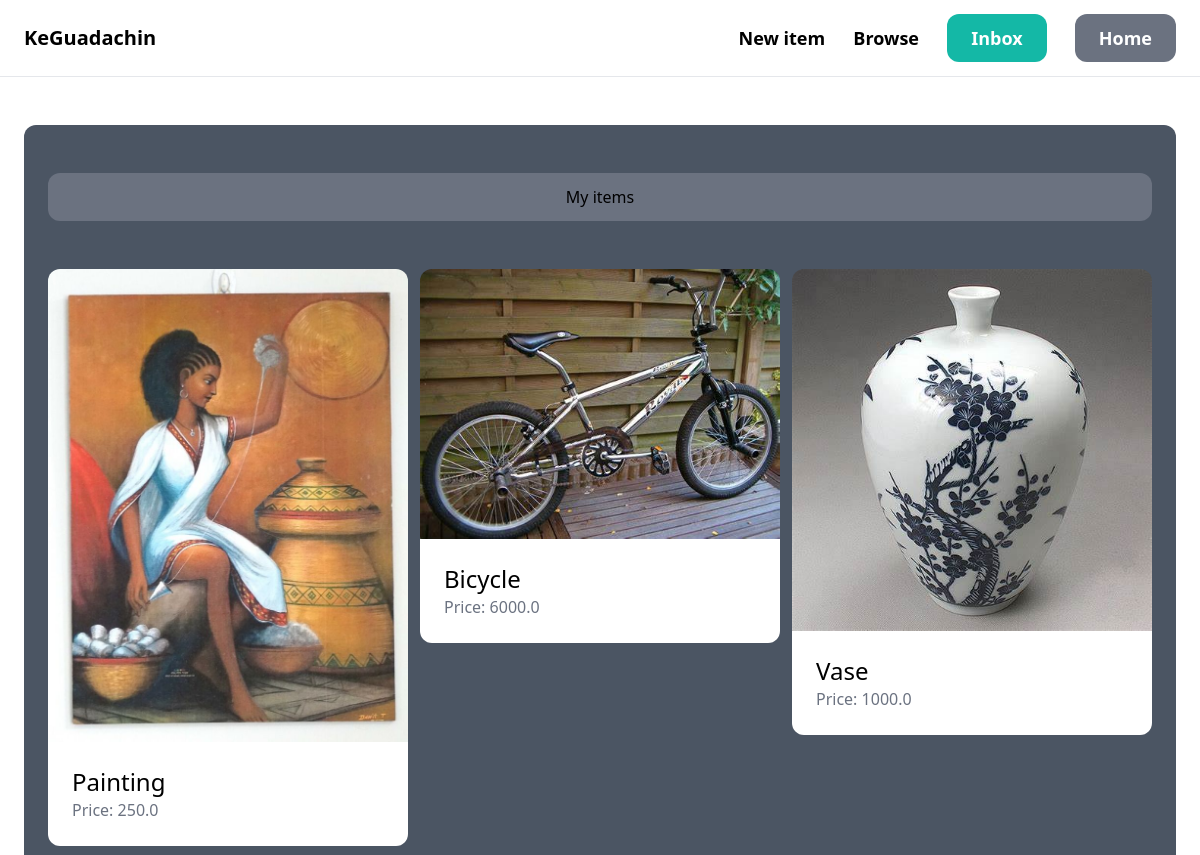
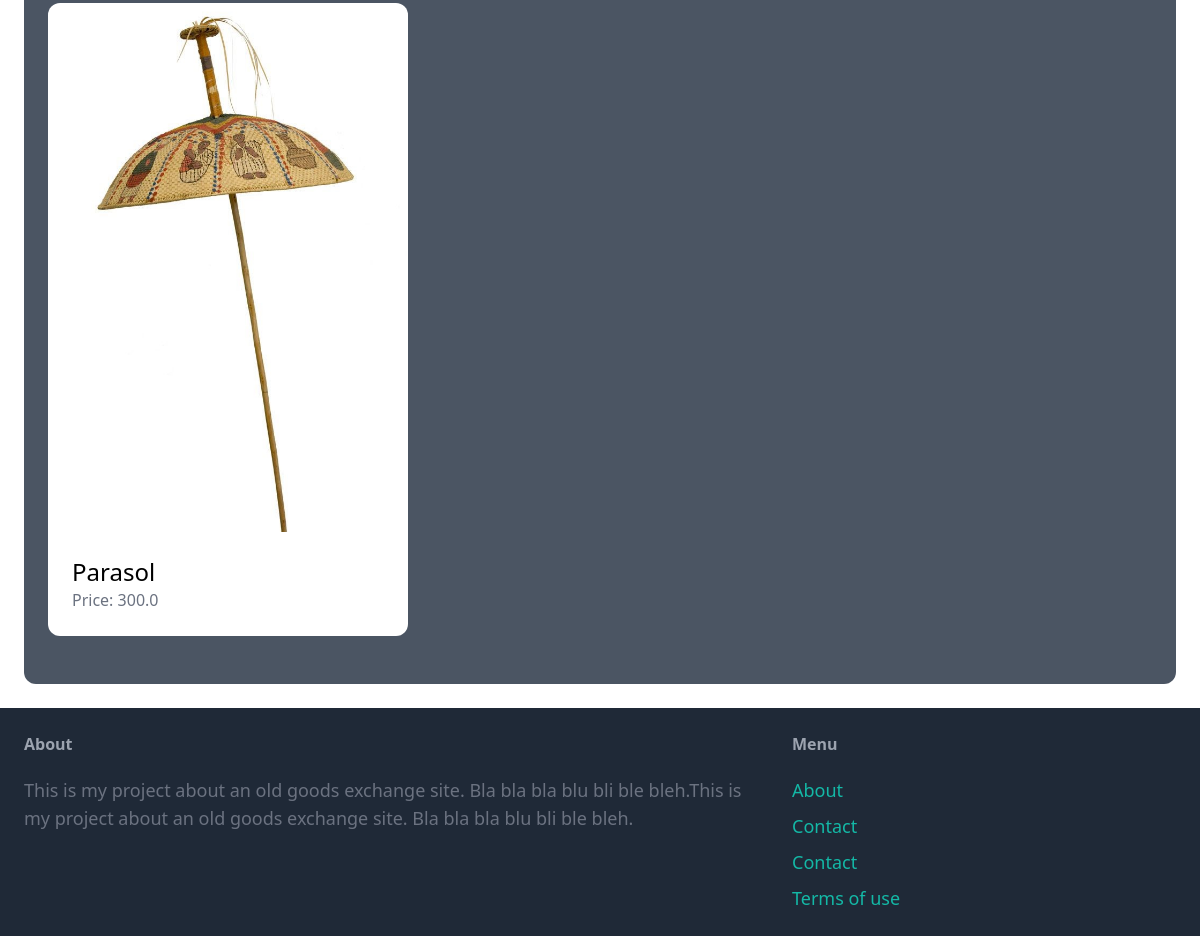
The app's page /home/ (signed in) with its own data (2 pictures, top to bottom).
### item/models.py (models this page shows, shortened)
class Item(models.Model):
    category = models.ForeignKey(Category, related_name='items', on_delete=models.CASCADE)
    name = models.CharField(max_length=255)
    description = models.TextField(blank=True, null=True)
    price = models.FloatField()
    image = models.ImageField(upload_to='item_images', blank=True, null=True)
    is_sold = models.BooleanField(default=False)
    created_by = models.ForeignKey(User, related_name='items', on_delete=models.CASCADE)
    created_at = models.DateTimeField(auto_now_add=True)

### home/views.py (the view)
# urls.py: path('', views.index, name='index'),
@login_required
def index(request):
    items = Item.objects.filter(created_by=request.user)
    return render(request, 'home/index.html', {
        'items': items,
    })

### home/templates/home/index.html (shortened to what this page needs)
{% extends 'core/base.html' %}
{% block content %}
   <div class="mt-6 px-6 py-12 bg-gray-600 rounded-xl">
      <h2 class="mb-12 px-6 py-3 bg-gray-500 rounded-xl text-center">My items</h2>
      <div class="grid grid-cols-3 gap-3">
            {% for item in items %}
             <div>
                    <a href="{% url 'item:detail' item.id %}">
                        <div>
                            <img src="{{ item.image.url }}" class="rounded-t-xl">
                        </div>
                        <div class="p-6 bg-white rounded-b-xl">
                            <h2 class="text-2xl">{{ item.name }}</h2>
                            <p class="text-gray-500">Price: {{ item.price }}</p>
                        </div>
                    </a>
                </div>
            {% endfor %}
      </div>
    </div>
{% endblock %}

### records on screen
Item: image (picture), name "Painting", price "250.0"
Item: image (picture), name "Bicycle", price "6000.0"
Item: image (picture), name "Vase", price "1000.0"
Item: image (picture), name "Parasol", price "300.0"
